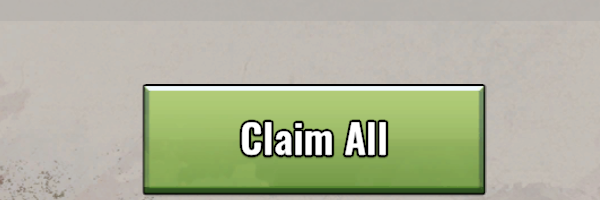
#> input picture templates/battle_rewards_bottom.png, 600 x 200 px, found by its file name
$ python extract_universal_claim_all.py
#> lines starting #> are read from the running program, lines starting #| are printed output that depends on the picture
from PIL import Image

im = Image.open("/Users/yossiturjeman/LastZ_Automation/templates/battle_rewards_bottom.png")
#> im is the input picture: PIL image 600x200 RGBA; mean R, G, B, A 175, 179.5, 154.7, 255
# Crop ONLY the green button, excluding background
# battle_rewards_bottom.png is 600 x 200
box = (140, 50, 460, 150)
cropped = im.crop(box)
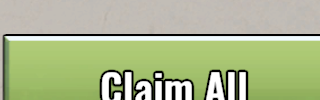
#> cropped: PIL image 320x100 RGBA; mean R, G, B, A 172.4, 184.8, 142.7, 255
cropped.save("/Users/yossiturjeman/LastZ_Automation/templates/universal_claim_all_button.png")

print("Cropped universal green Claim All button template successfully!")
